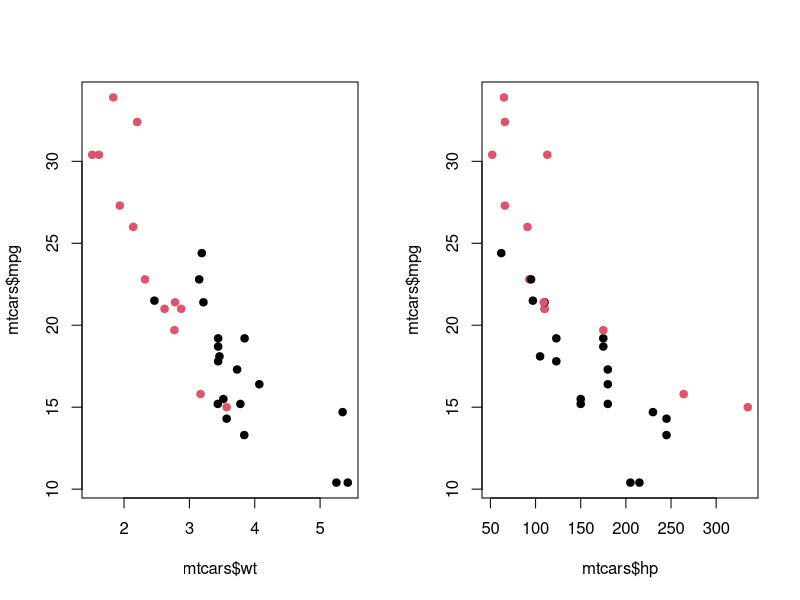
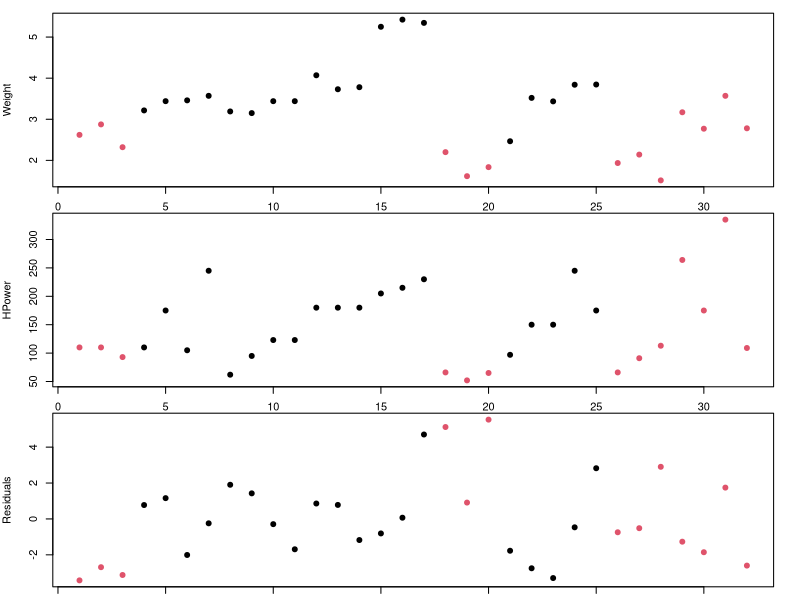
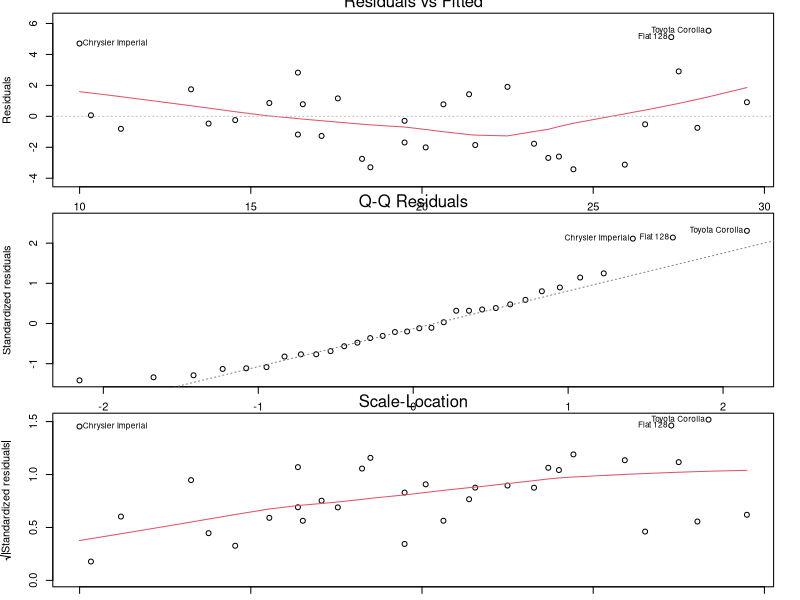
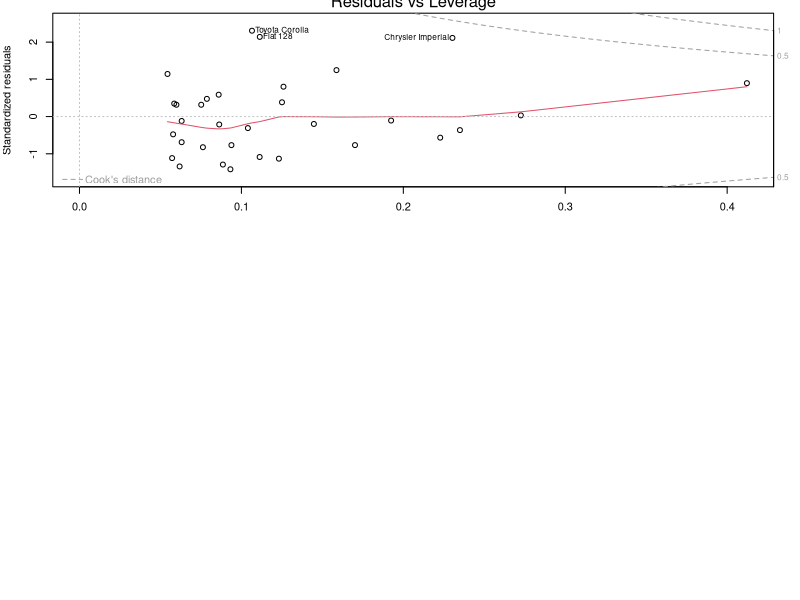

Recreate these plots in R, in order.
## ---- chunk 1
data(mtcars)
mtcars$cyl <- factor(mtcars$cyl) 
mtcars$am <- factor(mtcars$am)
mtcars$gear <- factor(mtcars$gear)
mtcars$carb <- factor(mtcars$carb)
mtcars$vs <- factor(mtcars$vs)
## ---- chunk 2
fit2 <- lm(mpg~wt+hp+am, data = mtcars)
summary(fit2)$coefficients
## ---- chunk 3
fit3 <- update(fit2, mpg~ wt + hp + am + wt * am )
anova(fit3)
summary(fit3)
## ---- chunk 4
par(mfrow = c(1,2))
plot(mtcars$wt, mtcars$mpg , col = mtcars$am,pch=19)
plot(mtcars$hp, mtcars$mpg , col = mtcars$am,pch=19)
## ---- chunk 5
par(mfrow = c(3,1), mar = c(1,4,1,2))
plot(mtcars$wt,  col = mtcars$am,pch=19, ylab='Weight')
plot(mtcars$hp,  col = mtcars$am,pch=19, ylab='HPower')
# plot residuals
plot(fit2$residuals, col = mtcars$am, pch =19, ylab='Residuals')
plot(fit2)
